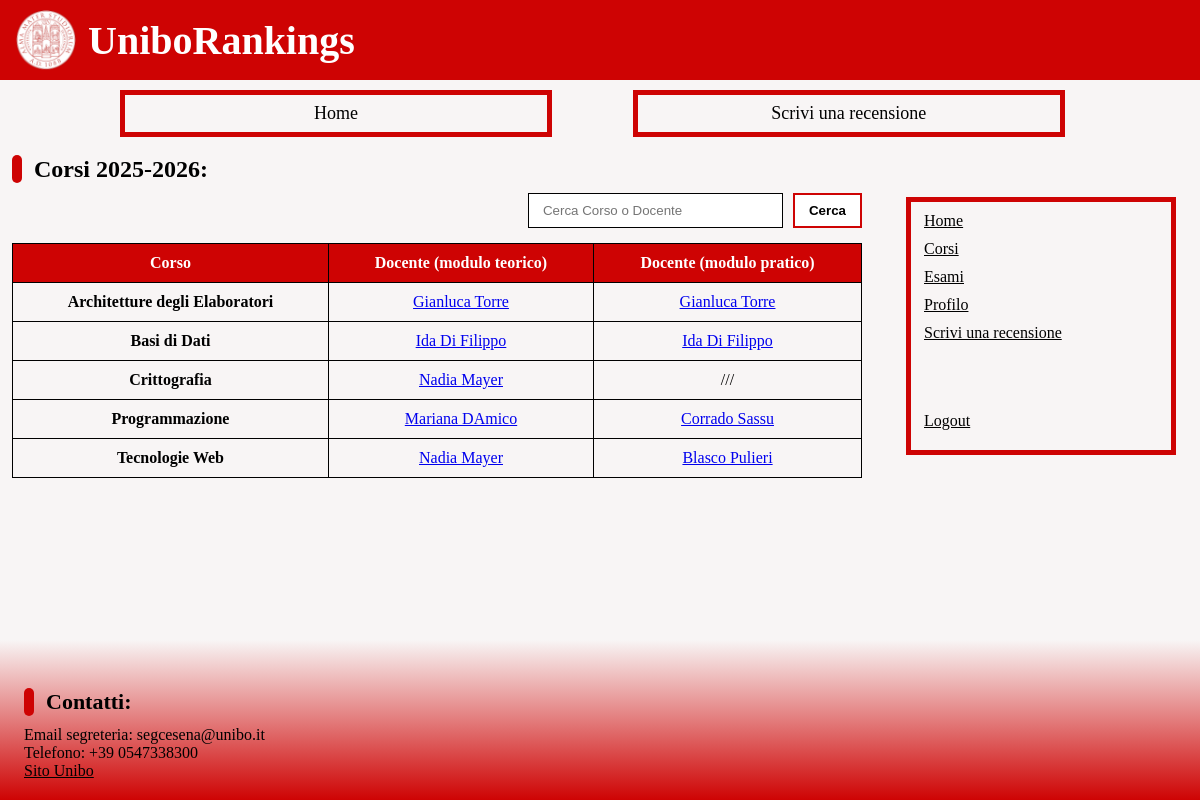
The page /courses.php (signed in) on the database its author committed.
### tables this page shows
CREATE TABLE IF NOT EXISTS corso (
    corso_id VARCHAR(100) NOT NULL PRIMARY KEY, 
    nome VARCHAR(100) NOT NULL
);

CREATE TABLE IF NOT EXISTS professore (
    nome VARCHAR(100) NOT NULL,
    professore_id VARCHAR(100) NOT NULL PRIMARY KEY,
    immagineprofilo VARCHAR(255) NULL
);

CREATE TABLE IF NOT EXISTS insegnamento (
    professore_id VARCHAR(100) NOT NULL,
    corso_id VARCHAR(100) NOT NULL,
    ruolo ENUM('LEZIONI','LABORATORIO') NOT NULL DEFAULT 'LEZIONI',
    anno_accademico VARCHAR(9) NOT NULL,

    PRIMARY KEY (professore_id, corso_id, ruolo, anno_accademico),

    CONSTRAINT fk_ins_prof FOREIGN KEY (professore_id)
        REFERENCES professore(professore_id)
        ON DELETE CASCADE ON UPDATE CASCADE,

    CONSTRAINT fk_ins_corso FOREIGN KEY (corso_id)
        REFERENCES corso(corso_id)
        ON DELETE CASCADE ON UPDATE CASCADE
);

### courses.php (called while the page is built, shortened)
<?php
require_once("bootstrap.php");
$templateParams["titolo"] = "UniboRankings - Corsi";
$templateParams["nome"] = "pagina-corso.php";
$templateParams["js"] = ["js/search.js"];
$templateParams["anno_accademico"] = CURRENT_AA;
$templateParams["corsi"] = $dbh->getCoursesByAcademicYear(CURRENT_AA);
require("template/base.php");
?>

### db/database.php (called while the page is built, shortened)
<?php
class DatabaseHelper{
    private $db;
    public function __construct($servername, $username, $password, $dbname, $port){
        $this->db = new mysqli($servername, $username, $password, $dbname, $port);
        $this->db->set_charset("utf8mb4");
    }
    public function getCoursesByAcademicYear($anno_accademico){
        $query = "SELECT c.corso_id,
                         c.nome AS corso_nome,
                         iL.professore_id AS prof_lezioni_id,
                         pL.nome AS prof_lezioni_nome,
                         iB.professore_id AS prof_lab_id,
                         pB.nome AS prof_lab_nome
                  FROM corso c
                  LEFT JOIN insegnamento iL
                    ON iL.corso_id = c.corso_id
                   AND iL.anno_accademico = ?
                   AND iL.ruolo = 'LEZIONI'
                  LEFT JOIN professore pL
                    ON pL.professore_id = iL.professore_id
                  LEFT JOIN insegnamento iB
                    ON iB.corso_id = c.corso_id
                   AND iB.anno_accademico = ?
                   AND iB.ruolo = 'LABORATORIO'
                  LEFT JOIN professore pB
                    ON pB.professore_id = iB.professore_id
                  ORDER BY c.nome";
        $stmt = $this->db->prepare($query);
        $stmt->bind_param("ss", $anno_accademico, $anno_accademico);
        $stmt->execute();
        $result = $stmt->get_result();
        return $result->fetch_all(MYSQLI_ASSOC);
    }
}
?>

### bootstrap.php (called while the page is built, shortened)
<?php
require_once("db/database.php");
require_once("utils/functions.php");
$dbh = new DatabaseHelper("localhost", "root", "", "uniborankings", 3306);
?>

### template/pagina-corso.php (the view, shortened to what this page needs)
<h2>Corsi <?php echo htmlspecialchars($templateParams["anno_accademico"] ?? ""); ?>:</h2>
<section>
  <form class="search-bar" role="search" onsubmit="return false;">
    <input id="search" type="search" placeholder="Cerca Corso o Docente" />
    <button type="submit" class="search-btn">Cerca</button>
  </form>
</section>
<section>
  <table>
    <tr>
      <th id="corso">Corso</th>
      <th id="docenteteorico">Docente (modulo teorico)</th>
      <th id="docentepratico">Docente (modulo pratico)</th>
    </tr>
    <?php
      $corsi = $templateParams["corsi"] ?? [];
      if(empty($corsi)):
    ?>
      <tr>
        <td colspan="3">Nessun corso trovato per l'anno accademico selezionato.</td>
      </tr>
    <?php else:
      foreach($corsi as $row):
        $rowId = "corso_" . preg_replace('/[^a-zA-Z0-9_-]/', '_', $row["corso_id"]);
    ?>
      <tr id="<?php echo htmlspecialchars($rowId); ?>">
        <th id="<?php echo htmlspecialchars($rowId . "_th"); ?>"><?php echo htmlspecialchars($row["corso_nome"]); ?></th>
        <td headers="<?php echo htmlspecialchars($rowId . "_th docenteteorico"); ?>">
          <?php if(!empty($row["prof_lezioni_id"])): ?>
            <a href="professors.php?professore_id=<?php echo urlencode($row["prof_lezioni_id"]); ?>&corso_id=<?php echo urlencode($row["corso_id"]); ?>">
              <?php echo htmlspecialchars($row["prof_lezioni_nome"]); ?>
            </a>
          <?php else: ?>
            ///
          <?php endif; ?>
        </td>
        <td headers="<?php echo htmlspecialchars($rowId . "_th docentepratico"); ?>">
          <?php if(!empty($row["prof_lab_id"])): ?>
            <a href="professors.php?professore_id=<?php echo urlencode($row["prof_lab_id"]); ?>&corso_id=<?php echo urlencode($row["corso_id"]); ?>">
              <?php echo htmlspecialchars($row["prof_lab_nome"]); ?>
            </a>
          <?php else: ?>
            ///
          <?php endif; ?>
        </td>
      </tr>
    <?php
      endforeach;
      endif;
    ?>
  </table>
</section>

### css/style.css (style rules this page uses)
body, h1, ul, header { margin: 0; padding: 0; }
input, button, textarea, select, a.button { font-family: 'Lucida Sans', 'Lucida Sans Regular', 'Lucida Grande', 'Lucida Sans Unicode', Geneva, Verdana, sans-serif; }
h2, h3 { display: inline-flex; align-items: center; gap: 12px; font-family: Cambria, Cochin, Georgia, Times, 'Times New Roman', serif; font-weight: 700; margin: 18px 0 10px; }
h2::before, h3::before { content: ""; width: 10px; height: 28px; background: #ce0303; border-radius: 6px; }
body { background-color: #f8f5f5; min-height: 100vh; display: flex; flex-direction: column; font-family: Georgia, 'Times New Roman', Times, serif; }
table { border-spacing: 0px; border-collapse: collapse; width: 100%; text-align: center; margin-top: 15px; margin-bottom: 30px; }
table td, table th { border: 1px solid #000; padding: 5px 0; }
table tr:first-child { background-color: #ce0303; color: #fff; }
.search-bar { display: flex; justify-content: flex-end; gap: 10px; }
.search-bar input { width: 40%; padding: 4px 14px; border: 1px solid #000; }
.search-btn { padding: 8px 14px; border: 2px solid #ce0303; background: #fff; cursor: pointer; font-weight: 700; }
@media screen and (min-width: 768px) { .search-bar input { width: 30%; } }
@media screen and (min-width: 768px) { table td, table th { padding: 10px 0; } }

### rows shown on the page
corso: nome "Architetture degli Elaboratori", professore.nome "Gianluca Torre"
corso: nome "Basi di Dati", professore.nome "Ida Di Filippo"
insegnamento: corso.nome "Crittografia", professore.nome "Nadia Mayer"
corso: nome "Programmazione", professore.nome "Mariana DAmico", professore.nome "Corrado Sassu"
corso: nome "Tecnologie Web", professore.nome "Nadia Mayer", professore.nome "Blasco Pulieri"

### other values the page prints
$templateParams["anno_accademico"] "2025-2026"
